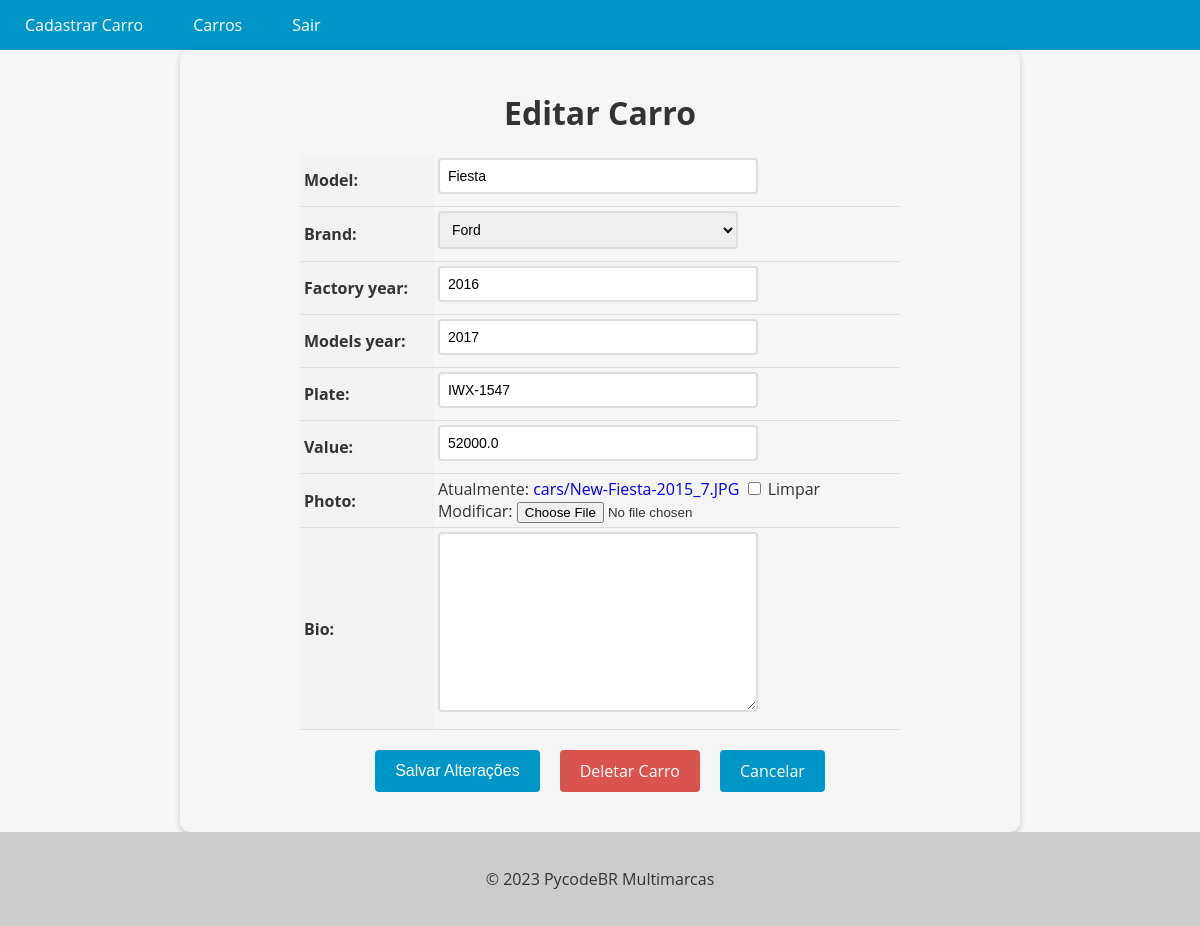
The app's page /car/1/update/ (signed in) with its own data.
### cars/models.py (models this page shows, shortened)
class Car(models.Model):    #cria uma "tabela"
    id = models.AutoField(primary_key=True) #ele é uma chave primaria
    model = models.CharField(max_length=200) #tamanho maximo
    brand = models.ForeignKey(Brand, on_delete=models.PROTECT, related_name='car_brand') #(on_delete=models.PROTECT) não pode deletar a brand
    factory_year = models.IntegerField(blank=True, null=True) #Pode ficar vazio esse campo
    models_year = models.IntegerField(blank=True, null=True)
    plate = models.CharField(max_length=10, blank=True, null=True)
    value = models.FloatField(blank=True, null=True)
    photo = models.ImageField(upload_to='cars/', blank=True, null=True)
    bio = models.TextField(blank=True, null=True) #é um texto

class Brand(models.Model):
    id = models.AutoField(primary_key=True)
    name = models.CharField(max_length=200)
    def __str__(self):
        return self.name

### cars/views.py (the view, shortened to what this page needs)
# urls.py: path('car/<int:pk>/update/', CarUpdateView.as_view(), name='car_update'), #Atualizar carro - pk = premordy keay
@method_decorator(login_required(login_url='login'), name='dispatch')
class CarUpdateView(UpdateView): #vai ser uma view para atualizar os carros
    model = Car #To dizendo que o model dessa views é Car
    form_class = CarModelForm # to dizendo que o formulario que ele vai usar
    template_name = 'car_update.html' #que o template que ele vai usar é esse
    success_url = '/cars/' #to dizendo que quando ele castrar algo com sucesso vai enviar para car

### cars/forms.py (shortened to what this page needs)
class CarModelForm(forms.ModelForm): #necessario herdar isso para criar um formulario
    class Meta:#cria a classe necessaria
        model = Car #form criado em cima do model Car
        fields = '__all__'  #campos que quer no formulario

### cars/templates/car_update.html (shortened to what this page needs)
{% extends "base.html" %}
{% block content %}
  <form method="post" enctype="multipart/form-data">
    <h1>Editar Carro</h1>
    <table>
      {{ form.as_table }}
    </table>
    <div>
      <div class="buttons-container">
        <input type="submit" value="Salvar Alterações" class="btn btn-primary">
        <a href="{% url 'car_delete' pk=object.pk %}" class="btn btn-danger">Deletar Carro</a>
        <a href="{% url 'cars_list' %}" class="btn btn-secondary">Cancelar</a>
      </div>
    </div>
  </form>
{% endblock %}

### app/templates/base.html (style rules this page uses)
body { font-family: 'Open Sans', sans-serif; background-color: #f7f7f7; color: #333; margin: 0; padding: 0; }

### cars/templates/car_update.html (style rules this page uses)
form { max-width: 800px; margin: 0 auto; padding: 20px; background-color: #f5f5f5; border-radius: 10px; box-shadow: 0 2px 6px rgba(0, 0, 0, 0.2); }
form h1 { font-size: 2rem; margin-bottom: 20px; text-align: center; }
table { margin: 0 auto; border-collapse: collapse; width: 100%; max-width: 600px; }
th, td { padding: 4px; text-align: left; border-bottom: 1px solid #ddd; }
th { background-color: #f2f2f2; }
input[type="text"], input[type="number"], select, textarea { padding: 8px; font-size: 14px; border: 2px solid #ddd; border-radius: 4px; width: 100%; max-width: 300px; margin-bottom: 8px; transition: border-bottom-color 0.3s ease-in-out; }
.btn { background-color: #0096c7; color: #fff; border: none; padding: 10px 20px; font-size: 16px; border-radius: 4px; cursor: pointer; transition: background-color 0.3s ease-in-out; }
.buttons-container { display: flex; justify-content: center; margin-top: 20px; margin-bottom: 20px; }
.btn { display: inline-block; background-color: #0096c7; color: #fff; border: none; padding: 10px 20px; font-size: 16px; border-radius: 4px; cursor: pointer; transition: background-color 0.3s ease-in-out; margin: 0 10px; }
.btn-danger { background-color: #d9534f; text-decoration: none !important; }
a { text-decoration: none !important; }

### records on screen
Car: model "Fiesta", brand "Ford", factory_year "2016", models_year "2017", plate "IWX-1547", value "52000.0"
